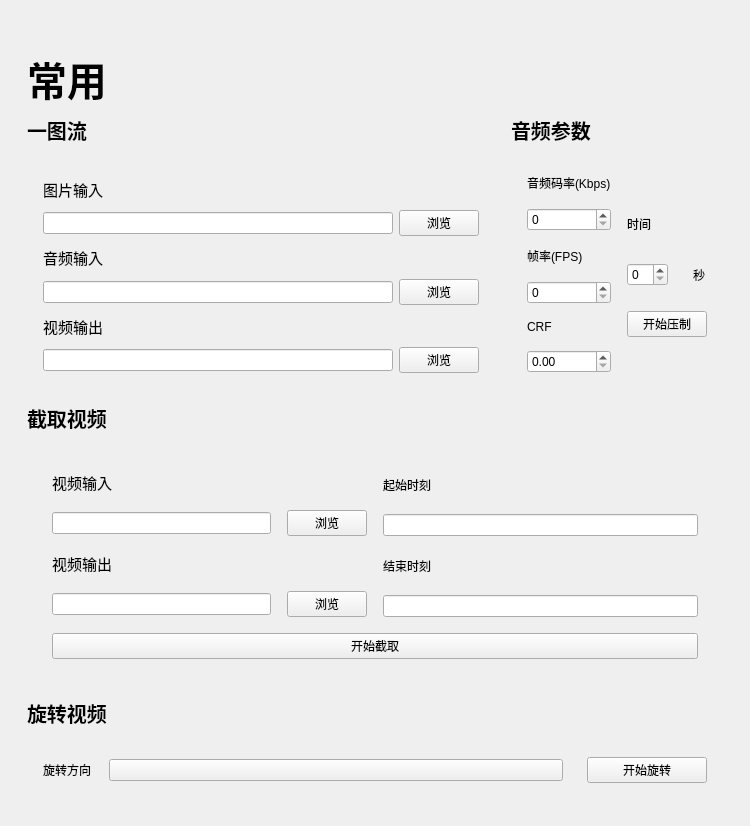
<?xml version="1.0" encoding="UTF-8"?>
<ui version="4.0">
 <class>Common</class>
 <widget class="QWidget" name="Common">
  <property name="geometry">
   <rect>
    <x>0</x>
    <y>0</y>
    <width>750</width>
    <height>790</height>
   </rect>
  </property>
  <property name="windowTitle">
   <string>Form</string>
  </property>
  <layout class="QGridLayout" name="gridLayout_13">
   <item row="0" column="0">
    <layout class="QGridLayout" name="CommonBox">
     <property name="leftMargin">
      <number>16</number>
     </property>
     <property name="topMargin">
      <number>45</number>
     </property>
     <property name="rightMargin">
      <number>16</number>
     </property>
     <property name="bottomMargin">
      <number>16</number>
     </property>
     <property name="spacing">
      <number>16</number>
     </property>
     <item row="0" column="0" colspan="2">
      <widget class="LargeTitleLabel" name="CommonTitile">
       <property name="maximumSize">
        <size>
         <width>16777215</width>
         <height>45</height>
        </size>
       </property>
       <property name="font">
        <font>
         <family>微软雅黑</family>
         <pointsize>30</pointsize>
         <weight>75</weight>
         <bold>true</bold>
         <kerning>true</kerning>
        </font>
       </property>
       <property name="text">
        <string>常用</string>
       </property>
      </widget>
     </item>
     <item row="1" column="0">
      <layout class="QVBoxLayout" name="PicBox">
       <item>
        <widget class="SubtitleLabel" name="PicTitle">
         <property name="maximumSize">
          <size>
           <width>16777215</width>
           <height>25</height>
          </size>
         </property>
         <property name="font">
          <font>
           <family>微软雅黑</family>
           <pointsize>15</pointsize>
           <weight>75</weight>
           <bold>true</bold>
          </font>
         </property>
         <property name="text">
          <string>一图流</string>
         </property>
        </widget>
       </item>
       <item>
        <widget class="SimpleCardWidget" name="PicCard">
         <layout class="QGridLayout" name="gridLayout_4">
          <property name="leftMargin">
           <number>16</number>
          </property>
          <property name="topMargin">
           <number>16</number>
          </property>
          <property name="rightMargin">
           <number>16</number>
          </property>
          <property name="bottomMargin">
           <number>16</number>
          </property>
          <item row="1" column="0">
           <layout class="QGridLayout" name="AudioInputBox">
            <item row="0" column="0">
             <widget class="BodyLabel" name="AudioInputLabel">
              <property name="font">
               <font>
                <family>微软雅黑</family>
                <pointsize>11</pointsize>
                <weight>50</weight>
                <bold>false</bold>
               </font>
              </property>
              <property name="text">
               <string>音频输入</string>
              </property>
             </widget>
            </item>
            <item row="1" column="0">
             <widget class="LineEdit" name="AudioInputLine">
              <property name="enabled">
               <bool>true</bool>
              </property>
             </widget>
            </item>
            <item row="1" column="1">
             <widget class="PushButton" name="AudioInputButton">
              <property name="text">
               <string>浏览</string>
              </property>
             </widget>
            </item>
           </layout>
          </item>
          <item row="2" column="0">
           <layout class="QGridLayout" name="VideoOutputBox_2">
            <item row="0" column="0">
             <widget class="BodyLabel" name="VideoOutputLabel_2">
              <property name="font">
               <font>
                <family>微软雅黑</family>
                <pointsize>11</pointsize>
                <weight>50</weight>
                <bold>false</bold>
               </font>
              </property>
              <property name="text">
               <string>视频输出</string>
              </property>
             </widget>
            </item>
            <item row="1" column="0">
             <widget class="LineEdit" name="VideoOutputLine_2">
              <property name="enabled">
               <bool>true</bool>
              </property>
             </widget>
            </item>
            <item row="1" column="1">
             <widget class="PushButton" name="VideoOutputButton_2">
              <property name="text">
               <string>浏览</string>
              </property>
             </widget>
            </item>
           </layout>
          </item>
          <item row="0" column="0">
           <layout class="QGridLayout" name="PicInputBox">
            <item row="0" column="0">
             <widget class="BodyLabel" name="InputLabel">
              <property name="font">
               <font>
                <family>微软雅黑</family>
                <pointsize>11</pointsize>
                <weight>50</weight>
                <bold>false</bold>
               </font>
              </property>
              <property name="text">
               <string>图片输入</string>
              </property>
             </widget>
            </item>
            <item row="1" column="0">
             <widget class="LineEdit" name="InputLine">
              <property name="enabled">
               <bool>true</bool>
              </property>
             </widget>
            </item>
            <item row="1" column="1">
             <widget class="PushButton" name="InputButton">
              <property name="text">
               <string>浏览</string>
              </property>
             </widget>
            </item>
           </layout>
          </item>
         </layout>
        </widget>
       </item>
      </layout>
     </item>
     <item row="1" column="1">
      <layout class="QGridLayout" name="AudioParmsBox">
       <item row="0" column="0">
        <widget class="SubtitleLabel" name="AudioParmsTitle">
         <property name="maximumSize">
          <size>
           <width>16777215</width>
           <height>25</height>
          </size>
         </property>
         <property name="font">
          <font>
           <family>微软雅黑</family>
           <pointsize>15</pointsize>
           <weight>75</weight>
           <bold>true</bold>
          </font>
         </property>
         <property name="text">
          <string>音频参数</string>
         </property>
        </widget>
       </item>
       <item row="1" column="0">
        <widget class="SimpleCardWidget" name="AudioParmsCard">
         <layout class="QHBoxLayout" name="horizontalLayout">
          <property name="spacing">
           <number>16</number>
          </property>
          <property name="leftMargin">
           <number>16</number>
          </property>
          <property name="topMargin">
           <number>16</number>
          </property>
          <property name="rightMargin">
           <number>16</number>
          </property>
          <property name="bottomMargin">
           <number>16</number>
          </property>
          <item>
           <layout class="QVBoxLayout" name="ParmsBox">
            <item>
             <layout class="QVBoxLayout" name="BitrateBox">
              <item>
               <widget class="BodyLabel" name="BitrateLabel">
                <property name="text">
                 <string>音频码率(Kbps)</string>
                </property>
               </widget>
              </item>
              <item>
               <widget class="SpinBox" name="BitrateNum"/>
              </item>
             </layout>
            </item>
            <item>
             <layout class="QVBoxLayout" name="FpsBox">
              <item>
               <widget class="BodyLabel" name="FpsLabel">
                <property name="text">
                 <string>帧率(FPS)</string>
                </property>
               </widget>
              </item>
              <item>
               <widget class="SpinBox" name="FpsNum"/>
              </item>
             </layout>
            </item>
            <item>
             <layout class="QVBoxLayout" name="CrfBox">
              <item>
               <widget class="BodyLabel" name="CrfLabel">
                <property name="text">
                 <string>CRF</string>
                </property>
               </widget>
              </item>
              <item>
               <widget class="DoubleSpinBox" name="CrfNum"/>
              </item>
             </layout>
            </item>
           </layout>
          </item>
          <item>
           <layout class="QVBoxLayout" name="TimeBox">
            <property name="spacing">
             <number>25</number>
            </property>
            <property name="topMargin">
             <number>36</number>
            </property>
            <property name="bottomMargin">
             <number>36</number>
            </property>
            <item>
             <layout class="QGridLayout" name="InnerTimeBox">
              <item row="0" column="0">
               <widget class="BodyLabel" name="TimeLabel">
                <property name="text">
                 <string>时间</string>
                </property>
               </widget>
              </item>
              <item row="1" column="0">
               <widget class="SpinBox" name="TimeNum"/>
              </item>
              <item row="1" column="1">
               <widget class="BodyLabel" name="TimeLabel_2">
                <property name="text">
                 <string>秒</string>
                </property>
               </widget>
              </item>
             </layout>
            </item>
            <item>
             <widget class="PrimaryPushButton" name="ProcessStartButton">
              <property name="text">
               <string>开始压制</string>
              </property>
             </widget>
            </item>
           </layout>
          </item>
         </layout>
        </widget>
       </item>
      </layout>
     </item>
     <item row="2" column="0" colspan="2">
      <layout class="QVBoxLayout" name="VideoClipBox">
       <item>
        <widget class="SubtitleLabel" name="VideoClipLabel">
         <property name="maximumSize">
          <size>
           <width>16777215</width>
           <height>25</height>
          </size>
         </property>
         <property name="font">
          <font>
           <family>微软雅黑</family>
           <pointsize>15</pointsize>
           <weight>75</weight>
           <bold>true</bold>
          </font>
         </property>
         <property name="text">
          <string>截取视频</string>
         </property>
        </widget>
       </item>
       <item>
        <widget class="SimpleCardWidget" name="VideoClipCard">
         <layout class="QGridLayout" name="gridLayout_10">
          <item row="0" column="0">
           <layout class="QGridLayout" name="InnerVideoClipBox">
            <property name="leftMargin">
             <number>16</number>
            </property>
            <property name="topMargin">
             <number>16</number>
            </property>
            <property name="rightMargin">
             <number>16</number>
            </property>
            <property name="bottomMargin">
             <number>16</number>
            </property>
            <property name="spacing">
             <number>16</number>
            </property>
            <item row="0" column="0">
             <layout class="QGridLayout" name="VideoInputBox">
              <item row="0" column="0">
               <widget class="BodyLabel" name="VideoInputLabel">
                <property name="font">
                 <font>
                  <family>微软雅黑</family>
                  <pointsize>11</pointsize>
                  <weight>50</weight>
                  <bold>false</bold>
                 </font>
                </property>
                <property name="text">
                 <string>视频输入</string>
                </property>
               </widget>
              </item>
              <item row="1" column="0">
               <widget class="LineEdit" name="VideoInputLine">
                <property name="enabled">
                 <bool>true</bool>
                </property>
               </widget>
              </item>
              <item row="1" column="1">
               <widget class="PushButton" name="VideoInputButton">
                <property name="text">
                 <string>浏览</string>
                </property>
               </widget>
              </item>
             </layout>
            </item>
            <item row="0" column="1">
             <layout class="QVBoxLayout" name="StartTimebox">
              <item>
               <widget class="BodyLabel" name="StartTimeLabel">
                <property name="text">
                 <string>起始时刻</string>
                </property>
               </widget>
              </item>
              <item>
               <widget class="LineEdit" name="StartTimeLine"/>
              </item>
             </layout>
            </item>
            <item row="1" column="0">
             <layout class="QGridLayout" name="VideoOutputBox">
              <item row="0" column="0">
               <widget class="BodyLabel" name="VideoOutputLabel">
                <property name="font">
                 <font>
                  <family>微软雅黑</family>
                  <pointsize>11</pointsize>
                  <weight>50</weight>
                  <bold>false</bold>
                 </font>
                </property>
                <property name="text">
                 <string>视频输出</string>
                </property>
               </widget>
              </item>
              <item row="1" column="0">
               <widget class="LineEdit" name="VideoOutputLine">
                <property name="enabled">
                 <bool>true</bool>
                </property>
               </widget>
              </item>
              <item row="1" column="1">
               <widget class="PushButton" name="VideoOutputButton">
                <property name="text">
                 <string>浏览</string>
                </property>
               </widget>
              </item>
             </layout>
            </item>
            <item row="1" column="1">
             <layout class="QVBoxLayout" name="EndTimeBox">
              <item>
               <widget class="BodyLabel" name="EndTimeLabel">
                <property name="text">
                 <string>结束时刻</string>
                </property>
               </widget>
              </item>
              <item>
               <widget class="LineEdit" name="EndTimeLine"/>
              </item>
             </layout>
            </item>
            <item row="2" column="0" colspan="2">
             <widget class="PrimaryPushButton" name="ClipVideoButton">
              <property name="text">
               <string>开始截取</string>
              </property>
             </widget>
            </item>
           </layout>
          </item>
         </layout>
        </widget>
       </item>
      </layout>
     </item>
     <item row="3" column="0" colspan="2">
      <layout class="QVBoxLayout" name="TransposeBox">
       <item>
        <widget class="SubtitleLabel" name="TransposeTitle">
         <property name="maximumSize">
          <size>
           <width>16777215</width>
           <height>25</height>
          </size>
         </property>
         <property name="font">
          <font>
           <family>微软雅黑</family>
           <pointsize>15</pointsize>
           <weight>75</weight>
           <bold>true</bold>
          </font>
         </property>
         <property name="text">
          <string>旋转视频</string>
         </property>
        </widget>
       </item>
       <item>
        <widget class="SimpleCardWidget" name="TransposeCard">
         <layout class="QGridLayout" name="gridLayout_11">
          <property name="leftMargin">
           <number>16</number>
          </property>
          <property name="topMargin">
           <number>16</number>
          </property>
          <property name="rightMargin">
           <number>16</number>
          </property>
          <property name="bottomMargin">
           <number>16</number>
          </property>
          <item row="0" column="0">
           <layout class="QHBoxLayout" name="InnerTransposeBox">
            <property name="spacing">
             <number>24</number>
            </property>
            <item>
             <layout class="QHBoxLayout" name="OptionBox">
              <property name="spacing">
               <number>6</number>
              </property>
              <item>
               <widget class="BodyLabel" name="OptionLabel">
                <property name="maximumSize">
                 <size>
                  <width>60</width>
                  <height>16777215</height>
                 </size>
                </property>
                <property name="text">
                 <string>旋转方向</string>
                </property>
               </widget>
              </item>
              <item>
               <widget class="ComboBox" name="OptionChoice"/>
              </item>
             </layout>
            </item>
            <item>
             <widget class="PrimaryPushButton" name="TransposeButton">
              <property name="maximumSize">
               <size>
                <width>120</width>
                <height>16777215</height>
               </size>
              </property>
              <property name="text">
               <string>开始旋转</string>
              </property>
             </widget>
            </item>
           </layout>
          </item>
         </layout>
        </widget>
       </item>
      </layout>
     </item>
    </layout>
   </item>
  </layout>
 </widget>
 <customwidgets>
  <customwidget>
   <class>ComboBox</class>
   <extends>QPushButton</extends>
   <header>qfluentwidgets</header>
  </customwidget>
  <customwidget>
   <class>PushButton</class>
   <extends>QPushButton</extends>
   <header>qfluentwidgets</header>
  </customwidget>
  <customwidget>
   <class>PrimaryPushButton</class>
   <extends>PushButton</extends>
   <header>qfluentwidgets</header>
  </customwidget>
  <customwidget>
   <class>CardWidget</class>
   <extends>QFrame</extends>
   <header>qfluentwidgets</header>
   <container>1</container>
  </customwidget>
  <customwidget>
   <class>SimpleCardWidget</class>
   <extends>CardWidget</extends>
   <header>qfluentwidgets</header>
   <container>1</container>
  </customwidget>
  <customwidget>
   <class>BodyLabel</class>
   <extends>QLabel</extends>
   <header>qfluentwidgets</header>
  </customwidget>
  <customwidget>
   <class>SubtitleLabel</class>
   <extends>QLabel</extends>
   <header>qfluentwidgets</header>
  </customwidget>
  <customwidget>
   <class>LargeTitleLabel</class>
   <extends>QLabel</extends>
   <header>qfluentwidgets</header>
  </customwidget>
  <customwidget>
   <class>LineEdit</class>
   <extends>QLineEdit</extends>
   <header>qfluentwidgets</header>
  </customwidget>
  <customwidget>
   <class>SpinBox</class>
   <extends>QSpinBox</extends>
   <header>qfluentwidgets</header>
  </customwidget>
  <customwidget>
   <class>DoubleSpinBox</class>
   <extends>QDoubleSpinBox</extends>
   <header>qfluentwidgets</header>
  </customwidget>
 </customwidgets>
 <resources/>
 <connections/>
</ui>
